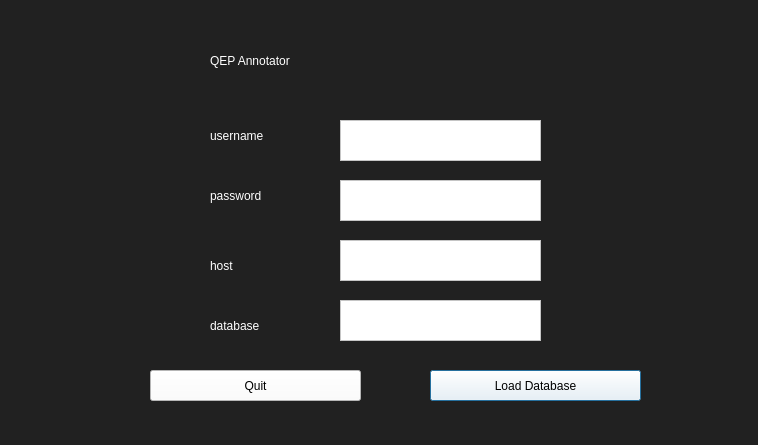
<?xml version="1.0" encoding="UTF-8"?>
<ui version="4.0">
 <class>WelcomeScreen</class>
 <widget class="QDialog" name="WelcomeScreen">
  <property name="geometry">
   <rect>
    <x>0</x>
    <y>0</y>
    <width>758</width>
    <height>445</height>
   </rect>
  </property>
  <property name="windowTitle">
   <string>Dialog</string>
  </property>
  <property name="styleSheet">
   <string notr="true">background-color: rgb(33, 33, 33)</string>
  </property>
  <widget class="QLabel" name="titleText">
   <property name="geometry">
    <rect>
     <x>210</x>
     <y>20</y>
     <width>321</width>
     <height>81</height>
    </rect>
   </property>
   <property name="styleSheet">
    <string notr="true">font: 36pt &quot;MS Shell Dlg 2&quot;; color:rgb(255, 255, 255)</string>
   </property>
   <property name="text">
    <string>QEP Annotator</string>
   </property>
  </widget>
  <widget class="QPushButton" name="loadDatabaseButton">
   <property name="geometry">
    <rect>
     <x>430</x>
     <y>370</y>
     <width>211</width>
     <height>31</height>
    </rect>
   </property>
   <property name="styleSheet">
    <string notr="true">background-color:rgb(255, 255, 255);
font: 14pt &quot;MS Shell Dlg 2&quot;</string>
   </property>
   <property name="text">
    <string>Load Database</string>
   </property>
  </widget>
  <widget class="QPushButton" name="quitButton">
   <property name="geometry">
    <rect>
     <x>150</x>
     <y>370</y>
     <width>211</width>
     <height>31</height>
    </rect>
   </property>
   <property name="styleSheet">
    <string notr="true">background-color:rgb(255, 255, 255);
font: 14pt &quot;MS Shell Dlg 2&quot;</string>
   </property>
   <property name="text">
    <string>Quit</string>
   </property>
  </widget>
  <widget class="QTextEdit" name="username_input">
   <property name="geometry">
    <rect>
     <x>340</x>
     <y>120</y>
     <width>201</width>
     <height>41</height>
    </rect>
   </property>
   <property name="styleSheet">
    <string notr="true">background-color: rgb(255, 255, 255);</string>
   </property>
  </widget>
  <widget class="QTextEdit" name="password_input">
   <property name="geometry">
    <rect>
     <x>340</x>
     <y>180</y>
     <width>201</width>
     <height>41</height>
    </rect>
   </property>
   <property name="styleSheet">
    <string notr="true">background-color: rgb(255, 255, 255);</string>
   </property>
  </widget>
  <widget class="QTextEdit" name="host_input">
   <property name="geometry">
    <rect>
     <x>340</x>
     <y>240</y>
     <width>201</width>
     <height>41</height>
    </rect>
   </property>
   <property name="styleSheet">
    <string notr="true">background-color: rgb(255, 255, 255);</string>
   </property>
  </widget>
  <widget class="QTextEdit" name="database_input">
   <property name="geometry">
    <rect>
     <x>340</x>
     <y>300</y>
     <width>201</width>
     <height>41</height>
    </rect>
   </property>
   <property name="styleSheet">
    <string notr="true">background-color: rgb(255, 255, 255);</string>
   </property>
  </widget>
  <widget class="QLabel" name="label">
   <property name="geometry">
    <rect>
     <x>210</x>
     <y>110</y>
     <width>111</width>
     <height>51</height>
    </rect>
   </property>
   <property name="palette">
    <palette>
     <active>
      <colorrole role="WindowText">
       <brush brushstyle="SolidPattern">
        <color alpha="255">
         <red>255</red>
         <green>255</green>
         <blue>255</blue>
        </color>
       </brush>
      </colorrole>
      <colorrole role="Button">
       <brush brushstyle="SolidPattern">
        <color alpha="255">
         <red>33</red>
         <green>33</green>
         <blue>33</blue>
        </color>
       </brush>
      </colorrole>
      <colorrole role="Text">
       <brush brushstyle="SolidPattern">
        <color alpha="255">
         <red>255</red>
         <green>255</green>
         <blue>255</blue>
        </color>
       </brush>
      </colorrole>
      <colorrole role="ButtonText">
       <brush brushstyle="SolidPattern">
        <color alpha="255">
         <red>255</red>
         <green>255</green>
         <blue>255</blue>
        </color>
       </brush>
      </colorrole>
      <colorrole role="Base">
       <brush brushstyle="SolidPattern">
        <color alpha="255">
         <red>33</red>
         <green>33</green>
         <blue>33</blue>
        </color>
       </brush>
      </colorrole>
      <colorrole role="Window">
       <brush brushstyle="SolidPattern">
        <color alpha="255">
         <red>33</red>
         <green>33</green>
         <blue>33</blue>
        </color>
       </brush>
      </colorrole>
     </active>
     <inactive>
      <colorrole role="WindowText">
       <brush brushstyle="SolidPattern">
        <color alpha="255">
         <red>255</red>
         <green>255</green>
         <blue>255</blue>
        </color>
       </brush>
      </colorrole>
      <colorrole role="Button">
       <brush brushstyle="SolidPattern">
        <color alpha="255">
         <red>33</red>
         <green>33</green>
         <blue>33</blue>
        </color>
       </brush>
      </colorrole>
      <colorrole role="Text">
       <brush brushstyle="SolidPattern">
        <color alpha="255">
         <red>255</red>
         <green>255</green>
         <blue>255</blue>
        </color>
       </brush>
      </colorrole>
      <colorrole role="ButtonText">
       <brush brushstyle="SolidPattern">
        <color alpha="255">
         <red>255</red>
         <green>255</green>
         <blue>255</blue>
        </color>
       </brush>
      </colorrole>
      <colorrole role="Base">
       <brush brushstyle="SolidPattern">
        <color alpha="255">
         <red>33</red>
         <green>33</green>
         <blue>33</blue>
        </color>
       </brush>
      </colorrole>
      <colorrole role="Window">
       <brush brushstyle="SolidPattern">
        <color alpha="255">
         <red>33</red>
         <green>33</green>
         <blue>33</blue>
        </color>
       </brush>
      </colorrole>
     </inactive>
     <disabled>
      <colorrole role="WindowText">
       <brush brushstyle="SolidPattern">
        <color alpha="255">
         <red>255</red>
         <green>255</green>
         <blue>255</blue>
        </color>
       </brush>
      </colorrole>
      <colorrole role="Button">
       <brush brushstyle="SolidPattern">
        <color alpha="255">
         <red>33</red>
         <green>33</green>
         <blue>33</blue>
        </color>
       </brush>
      </colorrole>
      <colorrole role="Text">
       <brush brushstyle="SolidPattern">
        <color alpha="255">
         <red>255</red>
         <green>255</green>
         <blue>255</blue>
        </color>
       </brush>
      </colorrole>
      <colorrole role="ButtonText">
       <brush brushstyle="SolidPattern">
        <color alpha="255">
         <red>255</red>
         <green>255</green>
         <blue>255</blue>
        </color>
       </brush>
      </colorrole>
      <colorrole role="Base">
       <brush brushstyle="SolidPattern">
        <color alpha="255">
         <red>33</red>
         <green>33</green>
         <blue>33</blue>
        </color>
       </brush>
      </colorrole>
      <colorrole role="Window">
       <brush brushstyle="SolidPattern">
        <color alpha="255">
         <red>33</red>
         <green>33</green>
         <blue>33</blue>
        </color>
       </brush>
      </colorrole>
     </disabled>
    </palette>
   </property>
   <property name="styleSheet">
    <string notr="true">font: 12pt &quot;MS Shell Dlg 2&quot;; color:rgb(255, 255, 255)</string>
   </property>
   <property name="frameShape">
    <enum>QFrame::NoFrame</enum>
   </property>
   <property name="text">
    <string>username</string>
   </property>
  </widget>
  <widget class="QLabel" name="label_2">
   <property name="geometry">
    <rect>
     <x>210</x>
     <y>170</y>
     <width>111</width>
     <height>51</height>
    </rect>
   </property>
   <property name="palette">
    <palette>
     <active>
      <colorrole role="WindowText">
       <brush brushstyle="SolidPattern">
        <color alpha="255">
         <red>255</red>
         <green>255</green>
         <blue>255</blue>
        </color>
       </brush>
      </colorrole>
      <colorrole role="Button">
       <brush brushstyle="SolidPattern">
        <color alpha="255">
         <red>33</red>
         <green>33</green>
         <blue>33</blue>
        </color>
       </brush>
      </colorrole>
      <colorrole role="Text">
       <brush brushstyle="SolidPattern">
        <color alpha="255">
         <red>255</red>
         <green>255</green>
         <blue>255</blue>
        </color>
       </brush>
      </colorrole>
      <colorrole role="ButtonText">
       <brush brushstyle="SolidPattern">
        <color alpha="255">
         <red>255</red>
         <green>255</green>
         <blue>255</blue>
        </color>
       </brush>
      </colorrole>
      <colorrole role="Base">
       <brush brushstyle="SolidPattern">
        <color alpha="255">
         <red>33</red>
         <green>33</green>
         <blue>33</blue>
        </color>
       </brush>
      </colorrole>
      <colorrole role="Window">
       <brush brushstyle="SolidPattern">
        <color alpha="255">
         <red>33</red>
         <green>33</green>
         <blue>33</blue>
        </color>
       </brush>
      </colorrole>
     </active>
     <inactive>
      <colorrole role="WindowText">
       <brush brushstyle="SolidPattern">
        <color alpha="255">
         <red>255</red>
         <green>255</green>
         <blue>255</blue>
        </color>
       </brush>
      </colorrole>
      <colorrole role="Button">
       <brush brushstyle="SolidPattern">
        <color alpha="255">
         <red>33</red>
         <green>33</green>
         <blue>33</blue>
        </color>
       </brush>
      </colorrole>
      <colorrole role="Text">
       <brush brushstyle="SolidPattern">
        <color alpha="255">
         <red>255</red>
         <green>255</green>
         <blue>255</blue>
        </color>
       </brush>
      </colorrole>
      <colorrole role="ButtonText">
       <brush brushstyle="SolidPattern">
        <color alpha="255">
         <red>255</red>
         <green>255</green>
         <blue>255</blue>
        </color>
       </brush>
      </colorrole>
      <colorrole role="Base">
       <brush brushstyle="SolidPattern">
        <color alpha="255">
         <red>33</red>
         <green>33</green>
         <blue>33</blue>
        </color>
       </brush>
      </colorrole>
      <colorrole role="Window">
       <brush brushstyle="SolidPattern">
        <color alpha="255">
         <red>33</red>
         <green>33</green>
         <blue>33</blue>
        </color>
       </brush>
      </colorrole>
     </inactive>
     <disabled>
      <colorrole role="WindowText">
       <brush brushstyle="SolidPattern">
        <color alpha="255">
         <red>255</red>
         <green>255</green>
         <blue>255</blue>
        </color>
       </brush>
      </colorrole>
      <colorrole role="Button">
       <brush brushstyle="SolidPattern">
        <color alpha="255">
         <red>33</red>
         <green>33</green>
         <blue>33</blue>
        </color>
       </brush>
      </colorrole>
      <colorrole role="Text">
       <brush brushstyle="SolidPattern">
        <color alpha="255">
         <red>255</red>
         <green>255</green>
         <blue>255</blue>
        </color>
       </brush>
      </colorrole>
      <colorrole role="ButtonText">
       <brush brushstyle="SolidPattern">
        <color alpha="255">
         <red>255</red>
         <green>255</green>
         <blue>255</blue>
        </color>
       </brush>
      </colorrole>
      <colorrole role="Base">
       <brush brushstyle="SolidPattern">
        <color alpha="255">
         <red>33</red>
         <green>33</green>
         <blue>33</blue>
        </color>
       </brush>
      </colorrole>
      <colorrole role="Window">
       <brush brushstyle="SolidPattern">
        <color alpha="255">
         <red>33</red>
         <green>33</green>
         <blue>33</blue>
        </color>
       </brush>
      </colorrole>
     </disabled>
    </palette>
   </property>
   <property name="styleSheet">
    <string notr="true">font: 12pt &quot;MS Shell Dlg 2&quot;; color:rgb(255, 255, 255)</string>
   </property>
   <property name="frameShape">
    <enum>QFrame::NoFrame</enum>
   </property>
   <property name="text">
    <string>password</string>
   </property>
  </widget>
  <widget class="QLabel" name="label_3">
   <property name="geometry">
    <rect>
     <x>210</x>
     <y>240</y>
     <width>111</width>
     <height>51</height>
    </rect>
   </property>
   <property name="palette">
    <palette>
     <active>
      <colorrole role="WindowText">
       <brush brushstyle="SolidPattern">
        <color alpha="255">
         <red>255</red>
         <green>255</green>
         <blue>255</blue>
        </color>
       </brush>
      </colorrole>
      <colorrole role="Button">
       <brush brushstyle="SolidPattern">
        <color alpha="255">
         <red>33</red>
         <green>33</green>
         <blue>33</blue>
        </color>
       </brush>
      </colorrole>
      <colorrole role="Text">
       <brush brushstyle="SolidPattern">
        <color alpha="255">
         <red>255</red>
         <green>255</green>
         <blue>255</blue>
        </color>
       </brush>
      </colorrole>
      <colorrole role="ButtonText">
       <brush brushstyle="SolidPattern">
        <color alpha="255">
         <red>255</red>
         <green>255</green>
         <blue>255</blue>
        </color>
       </brush>
      </colorrole>
      <colorrole role="Base">
       <brush brushstyle="SolidPattern">
        <color alpha="255">
         <red>33</red>
         <green>33</green>
         <blue>33</blue>
        </color>
       </brush>
      </colorrole>
      <colorrole role="Window">
       <brush brushstyle="SolidPattern">
        <color alpha="255">
         <red>33</red>
         <green>33</green>
         <blue>33</blue>
        </color>
       </brush>
      </colorrole>
     </active>
     <inactive>
      <colorrole role="WindowText">
       <brush brushstyle="SolidPattern">
        <color alpha="255">
         <red>255</red>
         <green>255</green>
         <blue>255</blue>
        </color>
       </brush>
      </colorrole>
      <colorrole role="Button">
       <brush brushstyle="SolidPattern">
        <color alpha="255">
         <red>33</red>
         <green>33</green>
         <blue>33</blue>
        </color>
       </brush>
      </colorrole>
      <colorrole role="Text">
       <brush brushstyle="SolidPattern">
        <color alpha="255">
         <red>255</red>
         <green>255</green>
         <blue>255</blue>
        </color>
       </brush>
      </colorrole>
      <colorrole role="ButtonText">
       <brush brushstyle="SolidPattern">
        <color alpha="255">
         <red>255</red>
         <green>255</green>
         <blue>255</blue>
        </color>
       </brush>
      </colorrole>
      <colorrole role="Base">
       <brush brushstyle="SolidPattern">
        <color alpha="255">
         <red>33</red>
         <green>33</green>
         <blue>33</blue>
        </color>
       </brush>
      </colorrole>
      <colorrole role="Window">
       <brush brushstyle="SolidPattern">
        <color alpha="255">
         <red>33</red>
         <green>33</green>
         <blue>33</blue>
        </color>
       </brush>
      </colorrole>
     </inactive>
     <disabled>
      <colorrole role="WindowText">
       <brush brushstyle="SolidPattern">
        <color alpha="255">
         <red>255</red>
         <green>255</green>
         <blue>255</blue>
        </color>
       </brush>
      </colorrole>
      <colorrole role="Button">
       <brush brushstyle="SolidPattern">
        <color alpha="255">
         <red>33</red>
         <green>33</green>
         <blue>33</blue>
        </color>
       </brush>
      </colorrole>
      <colorrole role="Text">
       <brush brushstyle="SolidPattern">
        <color alpha="255">
         <red>255</red>
         <green>255</green>
         <blue>255</blue>
        </color>
       </brush>
      </colorrole>
      <colorrole role="ButtonText">
       <brush brushstyle="SolidPattern">
        <color alpha="255">
         <red>255</red>
         <green>255</green>
         <blue>255</blue>
        </color>
       </brush>
      </colorrole>
      <colorrole role="Base">
       <brush brushstyle="SolidPattern">
        <color alpha="255">
         <red>33</red>
         <green>33</green>
         <blue>33</blue>
        </color>
       </brush>
      </colorrole>
      <colorrole role="Window">
       <brush brushstyle="SolidPattern">
        <color alpha="255">
         <red>33</red>
         <green>33</green>
         <blue>33</blue>
        </color>
       </brush>
      </colorrole>
     </disabled>
    </palette>
   </property>
   <property name="styleSheet">
    <string notr="true">font: 12pt &quot;MS Shell Dlg 2&quot;; color:rgb(255, 255, 255)</string>
   </property>
   <property name="frameShape">
    <enum>QFrame::NoFrame</enum>
   </property>
   <property name="text">
    <string>host</string>
   </property>
  </widget>
  <widget class="QLabel" name="label_4">
   <property name="geometry">
    <rect>
     <x>210</x>
     <y>300</y>
     <width>121</width>
     <height>51</height>
    </rect>
   </property>
   <property name="palette">
    <palette>
     <active>
      <colorrole role="WindowText">
       <brush brushstyle="SolidPattern">
        <color alpha="255">
         <red>255</red>
         <green>255</green>
         <blue>255</blue>
        </color>
       </brush>
      </colorrole>
      <colorrole role="Button">
       <brush brushstyle="SolidPattern">
        <color alpha="255">
         <red>33</red>
         <green>33</green>
         <blue>33</blue>
        </color>
       </brush>
      </colorrole>
      <colorrole role="Text">
       <brush brushstyle="SolidPattern">
        <color alpha="255">
         <red>255</red>
         <green>255</green>
         <blue>255</blue>
        </color>
       </brush>
      </colorrole>
      <colorrole role="ButtonText">
       <brush brushstyle="SolidPattern">
        <color alpha="255">
         <red>255</red>
         <green>255</green>
         <blue>255</blue>
        </color>
       </brush>
      </colorrole>
      <colorrole role="Base">
       <brush brushstyle="SolidPattern">
        <color alpha="255">
         <red>33</red>
         <green>33</green>
         <blue>33</blue>
        </color>
       </brush>
      </colorrole>
      <colorrole role="Window">
       <brush brushstyle="SolidPattern">
        <color alpha="255">
         <red>33</red>
         <green>33</green>
         <blue>33</blue>
        </color>
       </brush>
      </colorrole>
     </active>
     <inactive>
      <colorrole role="WindowText">
       <brush brushstyle="SolidPattern">
        <color alpha="255">
         <red>255</red>
         <green>255</green>
         <blue>255</blue>
        </color>
       </brush>
      </colorrole>
      <colorrole role="Button">
       <brush brushstyle="SolidPattern">
        <color alpha="255">
         <red>33</red>
         <green>33</green>
         <blue>33</blue>
        </color>
       </brush>
      </colorrole>
      <colorrole role="Text">
       <brush brushstyle="SolidPattern">
        <color alpha="255">
         <red>255</red>
         <green>255</green>
         <blue>255</blue>
        </color>
       </brush>
      </colorrole>
      <colorrole role="ButtonText">
       <brush brushstyle="SolidPattern">
        <color alpha="255">
         <red>255</red>
         <green>255</green>
         <blue>255</blue>
        </color>
       </brush>
      </colorrole>
      <colorrole role="Base">
       <brush brushstyle="SolidPattern">
        <color alpha="255">
         <red>33</red>
         <green>33</green>
         <blue>33</blue>
        </color>
       </brush>
      </colorrole>
      <colorrole role="Window">
       <brush brushstyle="SolidPattern">
        <color alpha="255">
         <red>33</red>
         <green>33</green>
         <blue>33</blue>
        </color>
       </brush>
      </colorrole>
     </inactive>
     <disabled>
      <colorrole role="WindowText">
       <brush brushstyle="SolidPattern">
        <color alpha="255">
         <red>255</red>
         <green>255</green>
         <blue>255</blue>
        </color>
       </brush>
      </colorrole>
      <colorrole role="Button">
       <brush brushstyle="SolidPattern">
        <color alpha="255">
         <red>33</red>
         <green>33</green>
         <blue>33</blue>
        </color>
       </brush>
      </colorrole>
      <colorrole role="Text">
       <brush brushstyle="SolidPattern">
        <color alpha="255">
         <red>255</red>
         <green>255</green>
         <blue>255</blue>
        </color>
       </brush>
      </colorrole>
      <colorrole role="ButtonText">
       <brush brushstyle="SolidPattern">
        <color alpha="255">
         <red>255</red>
         <green>255</green>
         <blue>255</blue>
        </color>
       </brush>
      </colorrole>
      <colorrole role="Base">
       <brush brushstyle="SolidPattern">
        <color alpha="255">
         <red>33</red>
         <green>33</green>
         <blue>33</blue>
        </color>
       </brush>
      </colorrole>
      <colorrole role="Window">
       <brush brushstyle="SolidPattern">
        <color alpha="255">
         <red>33</red>
         <green>33</green>
         <blue>33</blue>
        </color>
       </brush>
      </colorrole>
     </disabled>
    </palette>
   </property>
   <property name="styleSheet">
    <string notr="true">font: 12pt &quot;MS Shell Dlg 2&quot;; color:rgb(255, 255, 255)</string>
   </property>
   <property name="frameShape">
    <enum>QFrame::NoFrame</enum>
   </property>
   <property name="text">
    <string>database</string>
   </property>
  </widget>
 </widget>
 <resources/>
 <connections/>
</ui>
